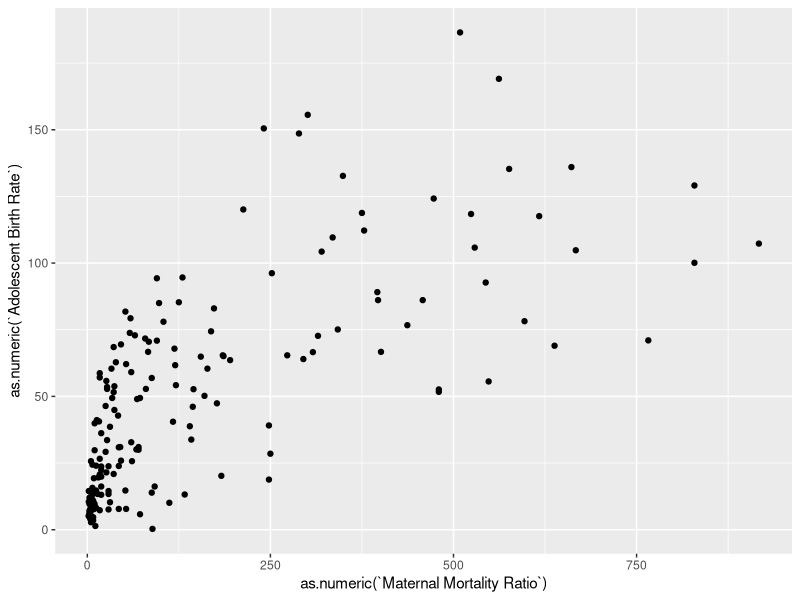
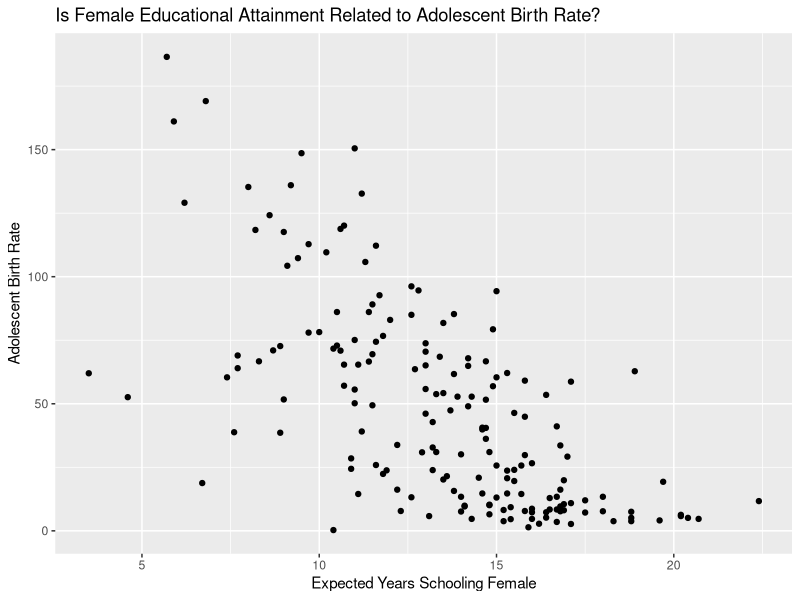
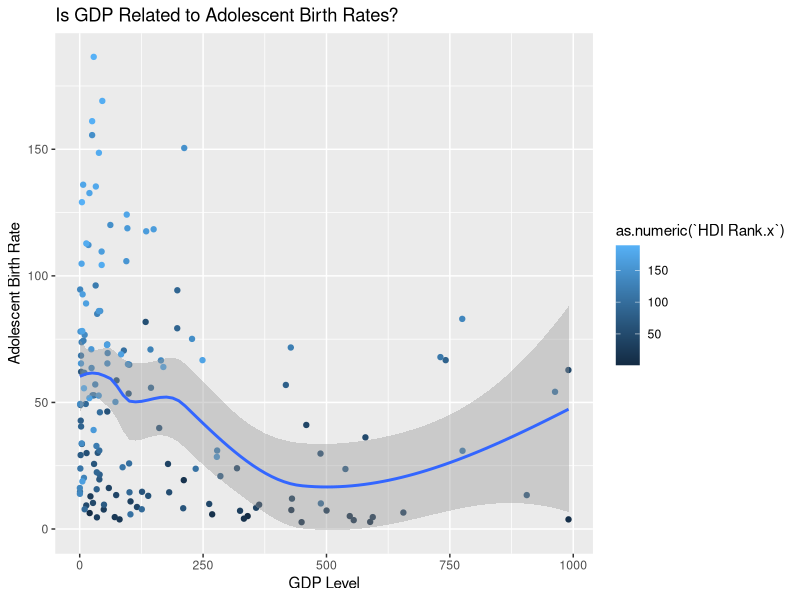
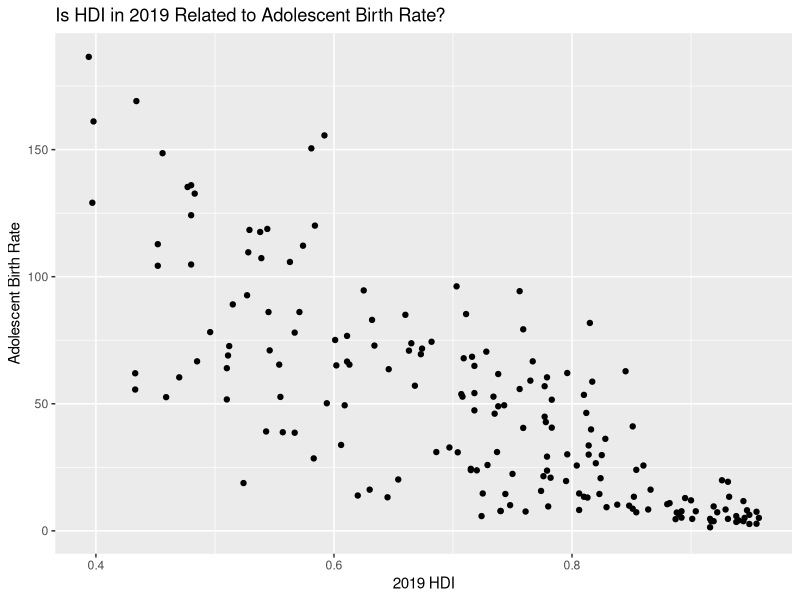

These figures' R source, in order:
## ---- chunk 1
library(tidyverse)
library(dplyr)
library(ggplot2)

knitr::opts_chunk$set(eval = TRUE, echo = FALSE, message = FALSE, warning = FALSE)
## ---- chunk 2
hdi1 <- read.csv("../data/HDI_Table1.csv")
hdi4 <- read.csv("../data/HDI_Table4.csv")
hdi5 <- read.csv("../data/HDI_Table5.csv")
hdi8 <- read.csv("../data/HDI_Table8.csv")
hdi10 <- read.csv("../data/HDI_Table10.csv")
adolescent_births <- read.csv("../data/Adolescent_Births.csv")
contraceptive_prevalence <- read.csv("../data/Contraceptive_Prevalence.csv")
## ---- chunk 3
hdi1_clean <- slice(hdi1, -c(1:7, 74, 128, 166, 200, 207:270))
hdi1_clean <- select(hdi1_clean, select = -c(X.1, X.3, X.5, X.7, X.9, X.11))
names(hdi1_clean) <- c("HDI Rank", "Country", "HDI 2019", "Life Expectancy Birth", "Expected Years Schooling", "Mean Years Schooling", "GNI Per Capita", "GNI Per Capita Minus HDI", "HDI 2018")

hdi4_clean <- slice(hdi4, -c(1:7, 74, 128, 166, 200, 207:264))
hdi4_clean <- select(hdi4_clean, select = -c(X.1, X.3, X.5, X.7, X.9, X.11, X.13, X.15, X.17, X.19, X.21, X.23))
names(hdi4_clean) <- c("HDI Rank", "Country", "Gender Development Index", "Gender Development Index Group", "HDI Female", "HDI Male", "Life Expectancy Birth Female", "Life Expectancy Birth Male", "Expected Years Schooling Female", "Expected Years Schooling Male", "Mean Years Schooling Female", "Mean Years Schooling Male", "Estimated GNI per Capita Female", "Estimated GNI per Capita Male")

hdi5_clean <- slice(hdi5, -c(1:7, 74, 128, 166, 200, 207:270))
hdi5_clean <- select(hdi5_clean, select = -c(X.1, X.3, X.5, X.7, X.9, X.11, X.13, X.15, X.17))
names(hdi5_clean) <- c("HDI Rank", "Country", "Gender Development Index", "Gender Development Index Rank", "Maternal Mortality Ratio", "Adolescent Birth Rate", "Seats Parliament Female", "Secondary Education Female", "Secondary Education Male", "Labour Participation Female", "Labour Participation Male")

hdi8_clean <- slice(hdi8, -c(1:7, 74, 128, 166, 200, 207:264))
hdi8_clean <- select(hdi8_clean, select = -c(X.1, X.3, X.5, X.7, X.9, X.11, X.13, X.15, X.17, X.19, X.21, X.23, X.25, X.27, X.29 : X.33))
names(hdi8_clean) <- c("HDI Rank", "Country", "Infants Breastfed", "Lack DTP Immunization", "Lack Measles Immunization", "Child Malnutrition", "Mortality Rate Infant", "Mortality Rate Under 5", "Mortality Rate Female", "Mortality Rate Male", "Mortality Rate Noncommunicable Female", "Mortality Rate Noncommunicable Male", "Malaria Incidence", "TB Incidence", "HIV Prevalence", "Healthy Life Expectancy at Birth", "Health Expenditure of GDP")

hdi10_clean <- slice(hdi10, -c(1:7, 74, 128, 166, 200, 207:260))
hdi10_clean <- select(hdi10_clean, select = -c(X.1, X.3, X.5, X.7, X.9, X.11, X.13, X.15, X.17, X.19, X.21, X.23))
names(hdi10_clean) <- c("HDI Rank", "Country", "GDP", "GDP per Capita", "GDP Annual Growth", "Labour Share", "Gross Fixed Capital Formation of GDP", "General Government Consumption of GDP", "General Government Consumption Annual Growth", "Total Tax Revenue of GDP", "Taxes Income Profits Capital Gains of TTR", "External Debt Stock of GNI", "Total Debt Service of GNI", "Consumer Price Index")

adolescent_births_clean <- select(adolescent_births, select = c(ParentLocation, Location, Period, IsLatestYear, FactValueNumeric, Value))
names(adolescent_births_clean) <- c("World Region", "Country", "Period", "Is Latest Year", "Adolescent Births", "Adolescent Births Text")

contraceptive_prevalence_clean <- slice(contraceptive_prevalence, -c(1:8))
contraceptive_prevalence_clean <- select(contraceptive_prevalence_clean, select = c(X, X.2, X.3, X.4, X.5, X.6, X.19))
names(contraceptive_prevalence_clean) <- c("Country", "Survey Start Year", "Survey End Year", "Age Group", "Contraceptive Any Method", "Contraceptive Modern Method", "Contraceptive Traditional Method")
## ---- chunk 4

country_joined <- hdi1_clean %>%
  inner_join(hdi10_clean, by = "Country")%>%
  inner_join(hdi4_clean, by = "Country")%>%
  inner_join(hdi5_clean, by = "Country")%>%
  inner_join(hdi8_clean, by = "Country")

contraceptives_joined <- contraceptive_prevalence_clean %>%
  inner_join(adolescent_births_clean, by = "Country")
## ---- chunk 5

## ---- chunk 6

## ---- chunk 7
ggplot(country_joined, aes(x = as.numeric(`Maternal Mortality Ratio`), 
                           y = as.numeric(`Adolescent Birth Rate`))) +
  geom_point()

## ---- chunk 8
country_joined %>%
  ggplot(aes(x= as.numeric(`Expected Years Schooling Female`), 
             y= as.numeric(`Adolescent Birth Rate`))) +
  geom_point() +
  labs(
    title= "Is Female Educational Attainment Related to Adolescent Birth Rate?",
    x="Expected Years Schooling Female",
    y="Adolescent Birth Rate"
  )
## ---- chunk 9
ggplot(country_joined, aes(x = as.numeric(`GDP`), 
                           y = as.numeric(`Adolescent Birth Rate`), color = as.numeric(`HDI Rank.x`))) +
  geom_point() +
  geom_smooth() +
  labs(
    title= "Is GDP Related to Adolescent Birth Rates?",
    x="GDP Level",
    y="Adolescent Birth Rate")
## ---- chunk 10

## ---- chunk 11
country_joined %>%
  ggplot(aes(x= as.numeric(`HDI 2019`), 
             y= as.numeric(`Adolescent Birth Rate`))) +
  geom_point() +
  labs(
    title= "Is HDI in 2019 Related to Adolescent Birth Rate?",
    x="2019 HDI",
    y="Adolescent Birth Rate"
  )
## ---- chunk 12

## ---- chunk 13
